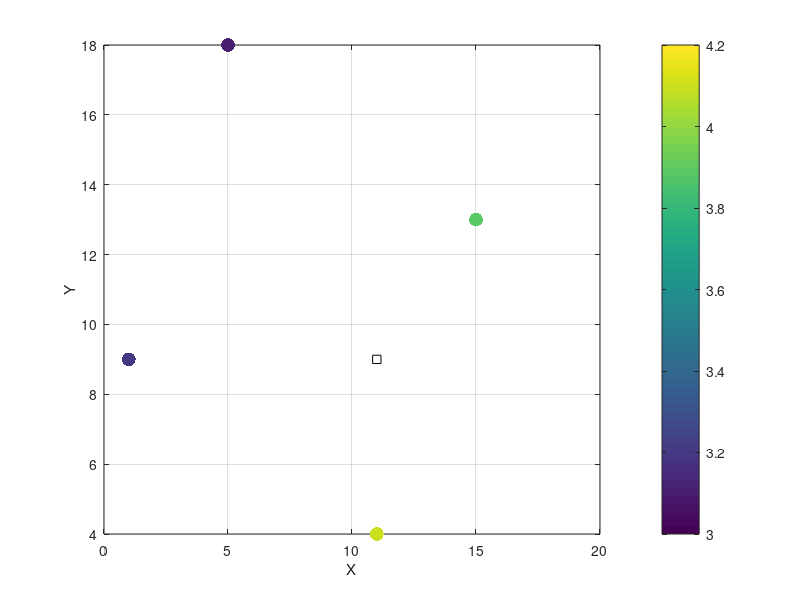

The MATLAB source for this figure: (Note: this script raises an error after producing the figure.)

%% OBSERVATION: The angles of the anisotropic variogram are still hard-coded in Ordinary and Simples Kriging functions

addpath(genpath('../SeReM/'))

%% Example 1
% available data (4 measurements)
%dcoords = [ 5 18; 15 13; 11 4; 1 9 ];
dcoords = [ 5 18 0; 15 13 0; 11 4 0; 1 9 0];

dvalues = [ 3.1 3.9 4.1 3.2 ]';
% coordinates of the location to be estimated
xcoords = [ 11 9 0];

% parameters random variable
xmean = 3.5;
xvar = 0.1;
l = [90 2 90];
angles = [0 0 45];
%l = [2 2 2];
type = 'exp';

% plot
figure(1)
scatter(dcoords(:,1), dcoords(:,2), 100, dvalues, 'filled');
hold on
plot(xcoords(:,1), xcoords(:,2), 'ks');
grid on; box on; xlabel('X'); ylabel('Y'); colorbar; caxis([3 4.2]); 

% simple kiging
[xsk, ~] = SimpleKriging(xcoords, dcoords, dvalues, xmean, xvar, l, type, angles);

% ordinary kiging
[xok, ~] = OrdinaryKriging(xcoords, dcoords, dvalues, xvar, l, type, angles);

% Gaussian simulation
krig = 1;
nsim = 100;
gsim = zeros(nsim,1);
for i=1:nsim
    gsim(i) = GaussianSimulation(xcoords, dcoords, dvalues, xmean, xvar, l, type, krig, angles);
end

% plot results
figure(2)
histogram(gsim);
hold on
plot(xsk, 0, '*r')
plot(xok, 0, 'sb')
plot(mean(gsim), 0, 'og')
grid on; box on; xlabel('Property'); ylabel('Frequency'); 
legend('Gauss Sims.', 'Simple Krig.', 'Ord. Krig.', 'mean Gauss Sims.');

%% Example 
 load Data/ElevationData.mat
 % available data (15 measurements)

% grid size:
Li = 20;
Lj = 20;
Lk = 20;
% Matlab meshgrid invert the dimension of X and Y when working with 3
% dimension, because of that we need to invert them in the following lines:
[J,I,K] = meshgrid( 1:Li, 1:Lj, 1:Lk );
xcoords = [ I(:) J(:) K(:) ];

% Hard data:
i_data = [Li/2 ; Li/2];
j_data = [Lj/4 ; 3*Lj/4];
k_data = [Lk/2 ; Lk/2];
% We need to invert x y here as well
dcoords = [j_data i_data k_data];
dcoords = round(dcoords);
dz = [ -1 ; 1 ];

% Random variable / Variogram settings
zmean = 0;
zvar = 1;
Li = 5;
lj = 15;
lk = 5;
% We need to invert x y here as well
l = [lj Li lk];

angi = 45;
angj = 0;
angk = 45;
% We need to invert x y here as well
angles = [angj angi angk];

type = 'gau';
krig = 1;

% kriging                    
[krig_mean, krig_var] = Kriging_options(xcoords, dcoords, dz, zvar, l, type, krig, angles);
krig_mean = reshape(krig_mean, size(I));
krig_mean = permute(krig_mean, [2, 1, 3]);
krig_var = reshape(krig_var, size(I));
krig_var(krig_var<0) = 0;
% We need to invert x y here as well
krig_var = permute(krig_var, [2, 1, 3]);

% I do not have any idea why, but the SGS is working only with Li=ly=lz,
% otherwise it gives several outliers.
% % Sequential Gaussian Simulation
krig = 1;
sgsim = SeqGaussianSimulation(xcoords, dcoords, dz, zmean, zvar, l, type, krig, angles);
sgsim = reshape(sgsim,size(I));
% We need to invert x y here as well
sgsim = permute(sgsim , [2, 1, 3]);
   

% plot results
figure(3)
subplot(3,3,1)
imagesc(squeeze(krig_mean(:,:,end/2)))
caxis([-2 2])
xlabel('Y')
ylabel('X')
subplot(3,3,2)
imagesc(squeeze(krig_mean(:,Lj/4,:)))
caxis([-2 2])
xlabel('Z')
ylabel('X')
subplot(3,3,3)
imagesc(squeeze(krig_mean(end/2,:,:)))
caxis([-2 2])
xlabel('Z')
ylabel('Y')
subplot(3,3,4)
imagesc(squeeze(krig_var(:,:,end/2)))
caxis([0 1])
xlabel('Y')
ylabel('X')
subplot(3,3,5)
imagesc(squeeze(krig_var(:,Lj/4,:)))
caxis([0 1])
xlabel('Z')
ylabel('X')
subplot(3,3,6)
imagesc(squeeze(krig_var(end/2,:,:)))
caxis([0 1])
xlabel('Z')
ylabel('Y')
subplot(3,3,7)
imagesc(squeeze(sgsim(:,:,end/2)))
caxis([-2.5 2.5])
xlabel('Y')
ylabel('X')
subplot(3,3,8)
imagesc(squeeze(sgsim(:,Lj/4,:)))
caxis([-2.5 2.5])
xlabel('Z')
ylabel('X')
subplot(3,3,9)
imagesc(squeeze(sgsim(end/2,:,:)))
caxis([-2.5 2.5])
xlabel('Z')
ylabel('Y')








